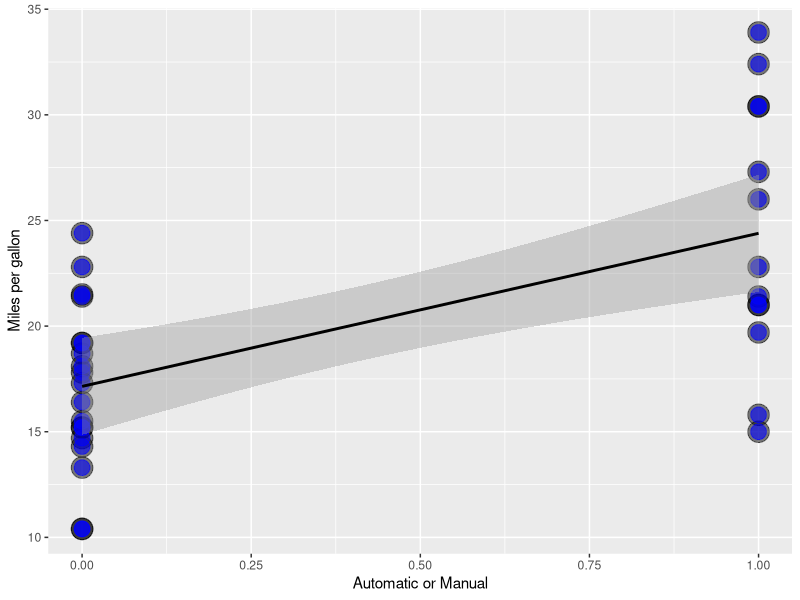

Generate this figure with R: (Note: this script raises an error after producing the figure.)
## ---- chunk 1
knitr::opts_chunk$set(fig.width=12, fig.height=7, fig.path='Figs/',
                      echo=TRUE, warning=FALSE, message=FALSE)
options(scipen=1, digits=2)
fig <- 0
tbl <- 0

data("mtcars")
require(car)
require(ggplot2)
require(dplyr)
require(knitr)

data("mtcars")

cars <- data.frame(mtcars)
## ---- chunk 2
all_fit <- lm(mpg ~ . , data = cars)
all_fit_coef <- summary(all_fit)$coef
kable(all_fit_coef, caption="All Fit Coefficients")
## ---- chunk 3
# [, 9] am      Transmission (0 = automatic, 1 = manual)
am_fit <- lm(mpg ~ am, data = cars)
am_fit_coef <- summary(am_fit)$coef
kable(am_fit_coef, caption="All Fit Coefficients")

g_am = ggplot(cars, aes(x = am, y = mpg)) + 
    ylab("Miles per gallon") + 
    xlab("Automatic or Manual") + 
    geom_point(aes(y=mpg), size = 7, colour = "black", alpha=0.5) + 
    geom_point(aes(x=am),size = 5, colour = "blue", alpha=0.6) +
    geom_smooth(method = "lm", colour = "black") 
print(g_am)


auto_df <- mtcars %>% 
            filter(am == 0) %>% 
            select(one_of(c("mpg")))

auto_sum <- summary(auto_df, responseName="Automatic MPG")

manual_df <- mtcars %>% 
            filter(am == 1) %>% 
            select(one_of(c("mpg"))) %>% 
manual_sum <- summary(manual_df, responseName="Manual MPG")

ss <- cbind(auto_sum, manual_sum)

kable(ss, col.names = c("Automatic MPG","Manual MPG"), align="l")
